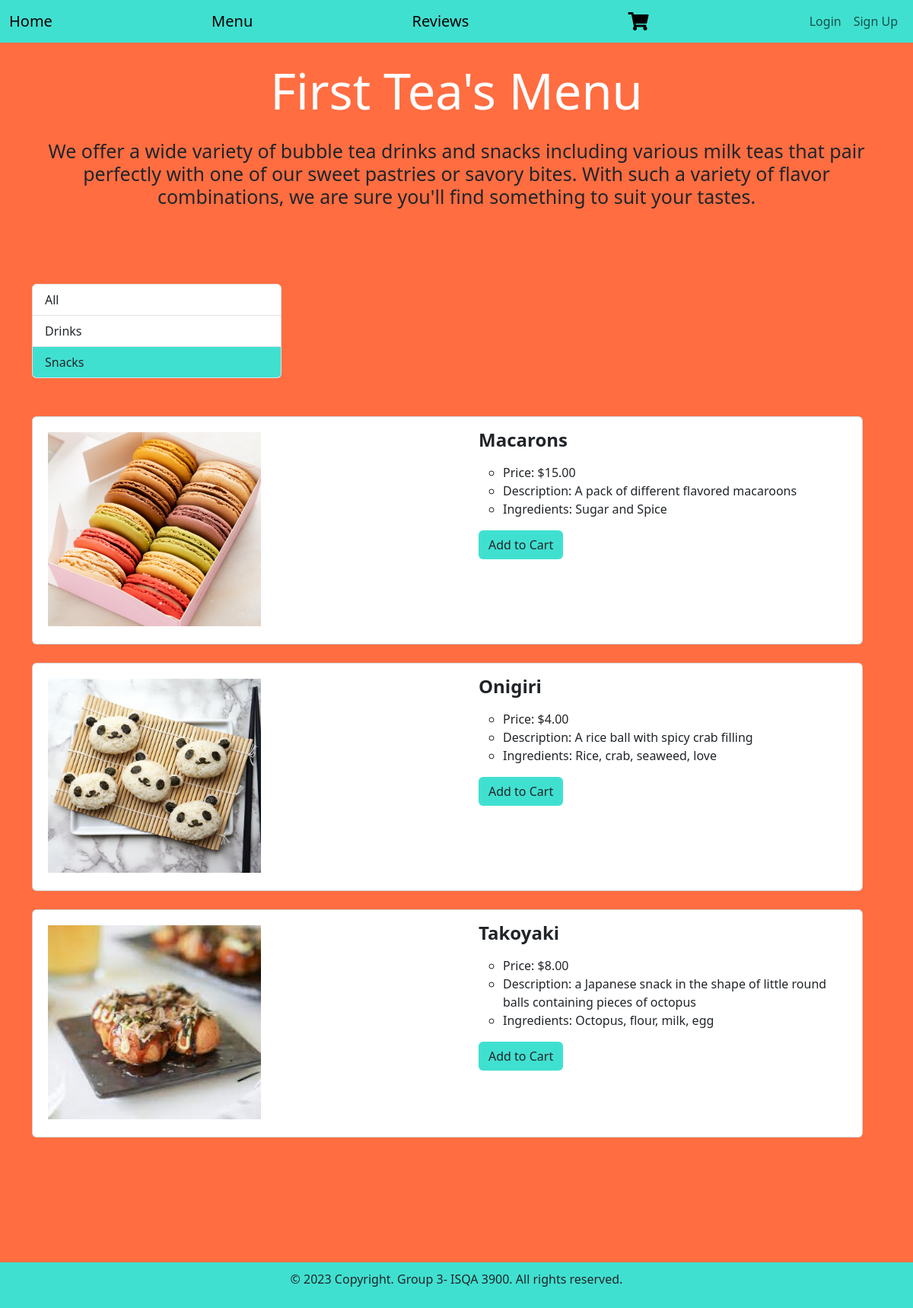
/menu_snacks/, run on the app's committed database.
### tearoom/models.py (models this page shows, shortened)
class MenuItem(models.Model):
    menu_id = models.UUIDField(primary_key=True, default=uuid.uuid4, help_text='Unique ID for this restaurant')
    menu_item_name = models.CharField(max_length=100)
    menu_price = models.DecimalField(max_digits = 5, decimal_places = 2)
    menu_item_description = models.CharField(max_length=100)
    menu_item_ingredients = models.CharField(max_length=100)
    menu_item_image = models.ImageField(upload_to='img/', null=True,blank=True)
    menu_is_a_Drink = models.BooleanField(default=True, help_text='Check if this is item is a drink, uncheck if it is a snack')
    allergen = models.ManyToManyField(Allergen, help_text='Select a food allergy')

### tearoom/views.py (the view)
# urls.py: path('menu_snacks/', views.menu_snacks, name='menu_snacks'),
def menu_snacks(request):
    snack_list = MenuItem.objects.filter(menu_is_a_Drink=False)
    return render(request, 'menu_snacks.html', {'snack_list': snack_list})

### tearoom/templates/menu_snacks.html
{% extends 'base.html' %}
{% load static %}
{% block content %}
<h1>First Tea's Menu </h1>
  <h3>We offer a wide variety of bubble tea drinks and snacks including various milk teas that pair perfectly
      with one of our sweet pastries or savory bites.
        With such a variety of flavor combinations, we are sure you'll find something to
        suit your tastes.</h3>
<div class='row'>
    <div class = 'column'>
        <div class="list-group">
            <a href="{% url 'menu' %}" class="list-group-item list-group-item-action" style = "width: 30%">
                All
            </a>
            <a href="{% url 'menu_drinks' %}" class="list-group-item list-group-item-action" style = "width: 30%">Drinks</a>
            <a href="{% url 'menu_snacks' %}" class="list-group-item list-group-item-action" style = "width: 30%; background-color: Turquoise">Snacks</a>
        </div>
    </div>
    {% if snack_list %}
        <ul>
            {% for things in snack_list %}
                <div class="card w-100" style = "height: 300px; alignment: center">
                    <div class='row'>
                        <div class = 'column'>
                            <img class="menu_img" style = "height: 280px; width: 300px;
                                padding-bottom: 5px; padding-top: 20px; padding-left: 20px"
                                     src="{{ things.menu_item_image.url}}" alt="Card image cap">
                        </div>
                        <div class = 'column'>
                            <div class="card-body" style = "alignment: center">
                                <h4 class="card-title">{{ things.menu_item_name }}</h4>
                                <p class="card-text">
                                    <ul>
                                        <li>Price: ${{ things.menu_price }}</li>
                                        <li>Description: {{ things.menu_item_description }}</li>
                                        <li>Ingredients: {{ things.menu_item_ingredients }}</li>
                                    </ul>
                                </p>
                                <a href="#" class="btn" style = "background-color: turquoise">Add to Cart</a>
                            </div>
                        </div>
                    </div>
                </div>
            <br>
                {% endfor %}
            </ul>
        {% else %}
            <p>There are no items in the menu.</p>
    {% endif %}
    </div>
</div>
{% endblock %}

### tearoom/static/css/style.css (style rules this page uses)
body { background-color: rgb(255, 109, 65); }
h1 { font-size: 65px; text-align: center; color: white; margin-bottom: 25px; }
h3 { font-size: 25px; text-align: center; margin-bottom: 100px; }
h4 { color: turquoise; font-weight: bold; }
.row { display: flex; flex-direction: row; flex-wrap: wrap; width: 100%; gap: 50px; margin-bottom: 100px; }
.column { display: inline-flex; flex-direction: column; flex: 1; }
img { width: 100%; height: auto; }

### data on the page
MenuItem: menu_item_image (picture), menu_item_name "Macarons", menu_price "15.00", menu_item_description "A pack of different flavored macaroons", menu_item_ingredients "Sugar and Spice"
MenuItem: menu_item_image (picture), menu_item_name "Onigiri", menu_price "4.00", menu_item_description "A rice ball with spicy crab filling", menu_item_ingredients "Rice, crab, seaweed, love"
MenuItem: menu_item_image (picture), menu_item_name "Takoyaki", menu_price "8.00", menu_item_description "a Japanese snack in the shape of little round balls containing pieces of octopus", menu_item_ingredients "Octopus, flour, milk, egg"
